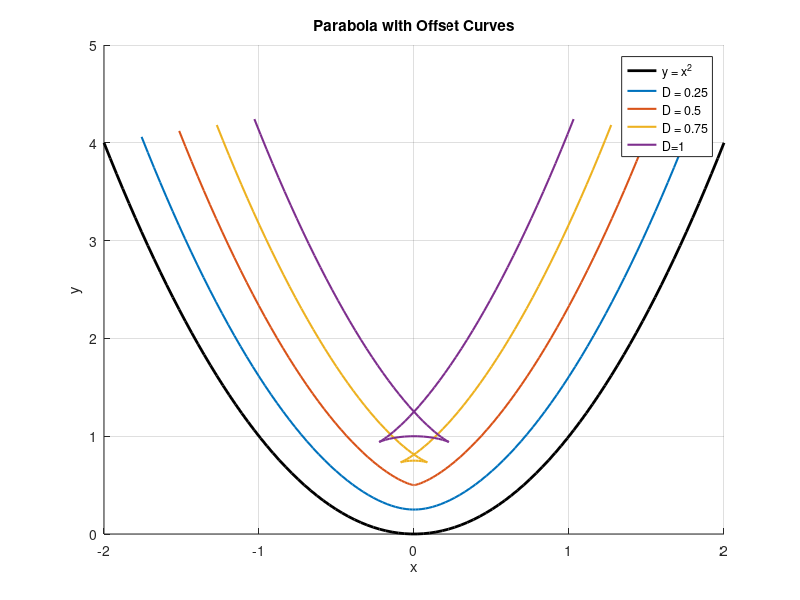
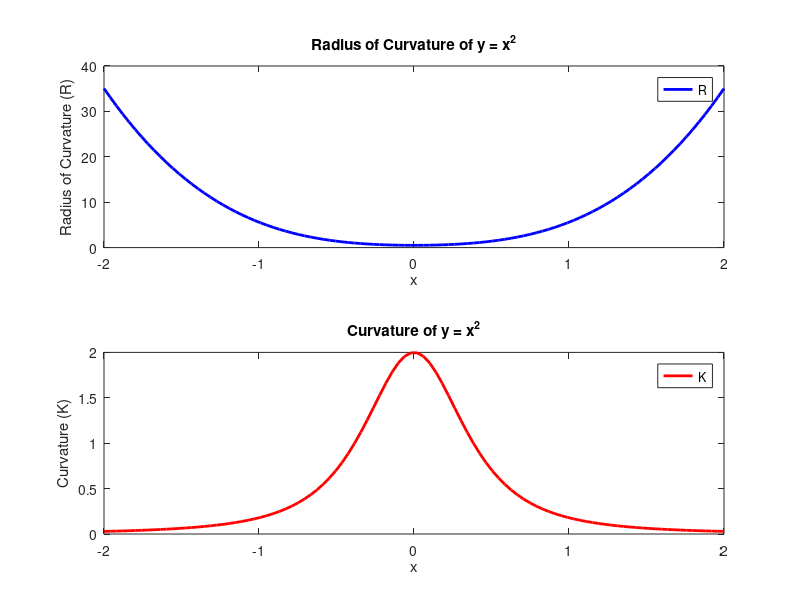
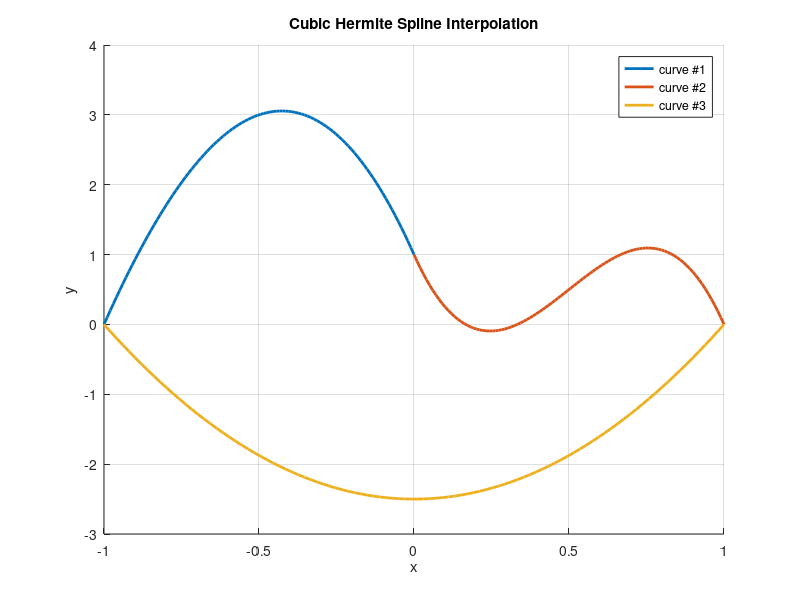

Write MATLAB code to recreate these figures, in order. (Note: this script raises an error after producing the figures.)
clear all;   % This clears all workspaces
close all;   % This closes all figures 
clc;         % This clears the command window
format long; 

%% Student name, ID number, and homework_number are required
name = 'Colleen Wang';
id = 'A16880246';
hw_num = 3;

%% Problem 1
x = linspace(-2, 2, 100);
y = x.^2;
offsets = [0.25 0.5 0.75 1];

figure(1); hold on; grid on;
plot(x, y, 'k-', 'LineWidth', 2);
for i = 1:length(offsets)
    D = offsets(i);
    x_offsets = x - 2*x./(sqrt(4*x.^2 + 1)) * D;
    y_offsets = y + 1./(sqrt(4*x.^2 + 1)) * D;
    plot(x_offsets, y_offsets, 'LineWidth', 1.5);
end
xlabel('x'); ylabel('y');
title('Parabola with Offset Curves');
legend('y = x^2','D = 0.25','D = 0.5','D = 0.75','D=1','Location','northeast');
p1a = 'See figure 1';


dy = 2*x; dy2 = 2;
K = dy2 ./ ((1 + dy.^2).^(3/2));
R = 1 ./ K;

figure(2); hold on;
subplot(2, 1, 1);
plot(x, R, 'b-', 'LineWidth', 2);
xlabel('x');
ylabel('Radius of Curvature (R)');
legend('R');
title('Radius of Curvature of y = x^2');

subplot(2, 1, 2);
plot(x, K, 'r-', 'LineWidth', 2);
xlabel('x');
ylabel('Curvature (K)');
legend('K');
title('Curvature of y = x^2');

p1b = 'See figure 2';

p1c = 'When the offset distance D exceeds the radius of curvature (R), the offset curves can self-intersect and create loops with sharp points. This can be seen by the curves of y=x^2 offset by a distance of D = 0.75 and D = 1 because as the curve moves "upwards", the radius of curvature is decreasing.';



%% Problem 2
x = {-1, 0, 0, 1, 1, -1};
y = {0, 1, 1, 0, 0, 0};
dydx = {10, -10, -10, -10, 5, -5};

% cubic hermite spline interpolation
figure (3); hold on;
for i = 1:3
    xi = [x{2*i-1}, x{2*i}];
    yi = [y{2*i-1}, y{2*i}];
    dydxi = [dydx{2*i-1}, dydx{2*i}];
    
    t = linspace(0, 1, 100);
    h00 = 2*t.^3 - 3*t.^2 + 1;
    h10 = t.^3 - 2*t.^2 + t;
    h01 = -2*t.^3 + 3*t.^2;
    h11 = t.^3 - t.^2;
    f = h00*yi(1) + h10*(xi(2)-xi(1))*dydxi(1) + h01*yi(2) + h11*(xi(2)-xi(1))*dydxi(2);
    
    plot(linspace(xi(1), xi(2), 100), f, 'LineWidth', 2);
end

% Formatting the Plot
title('Cubic Hermite Spline Interpolation');
xlabel('x');
ylabel('y');
legend('curve #1', 'curve #2', 'curve #3');
grid on;

p2 = 'See figure 3';



%% Problem 3
% Cam parameters
r_follower = 6e-3;      % [m] follower radius
r_prime = 0.02;         % [m] radius of prime circle
omega = 1000*2*pi/60;   % [rad/sec] convert CAM rotational speed from RPM to rad/sec
r_base = r_prime - r_follower;
dt = deg2rad(2);        % radial resolution [rad];

% Define various displacement profiles using symbolic math
syms theta beta L
dwell = 0;
polynomial = L*(10/beta^3*theta^3 - 15/beta^4*theta^4 + 6/beta^5*theta^5);
cycloidal = L*(theta/beta - 1/(2*pi)*sin(2*pi*theta/beta));
harmonic = (L/2)*(1 - cos((pi*theta)/beta));

% Note:
% v = dy/dt = dy/dtheta * omega
% a = d2y/dt2= d2y/dtheta2 * omega^2
% j = d3y/dt3 = d2y/dtheta3 * omega^3

% Generate cam surface for each section
% 3-4-5 polynomial rise (0 < theta < 110) 0mm to 10mm
L1 = 0.01; 
beta1 = deg2rad(110);
t1 = 0:dt:beta1;
y1 = subs(polynomial,{theta,beta,L},{t1,beta1,L1});
v1 = subs(diff(polynomial,theta)*omega,{theta,beta,L},{t1,beta1,L1});
a1 = subs(diff(polynomial,theta,2)*omega^2,{theta,beta,L},{t1,beta1,L1});
j1 = subs(diff(polynomial,theta,3)*omega^3,{theta,beta,L},{t1,beta1,L1});

% Dwell (110 < theta < 120)
L2 = L1; % constant displacement
beta2 = deg2rad(120);
t2 = beta1:dt:beta2;
y2 = y1(end) + subs(dwell,{theta,beta,L},{t2-t2(1),beta2-beta1,L2-L1});
v2 = subs(diff(dwell,theta)*omega,{theta,beta,L},{t2-t2(1),beta2-beta1,L2-L1});
a2 = subs(diff(dwell,theta,2)*omega^2,{theta,beta,L},{t2-t2(1),beta2-beta1,L2-L1});
j2 = subs(diff(dwell,theta,3)*omega^3,{theta,beta,L},{t2-t2(1),beta2-beta1,L2-L1});

% Cycloidal rise (120 < theta < 200) 10 mm to 20mm
L3 = 0.02;
beta3 = deg2rad(200);
t3 = beta2:dt:beta3;
y3 = y2(end) + subs(cycloidal,{theta,beta,L},{t3-t3(1),beta3-beta2,L3-L2});
v3 = subs(diff(cycloidal,theta)*omega,{theta,beta,L},{t3-t3(1),beta3-beta2,L3-L2});
a3 = subs(diff(cycloidal,theta,2)*omega^2,{theta,beta,L},{t3-t3(1),beta3-beta2,L3-L2});
j3 = subs(diff(cycloidal,theta,3)*omega^3,{theta,beta,L},{t3-t3(1),beta3-beta2,L3-L2});

% Dwell (200 < theta < 220)
L4 = L3; % constant displacement
beta4 = deg2rad(220);
t4 = beta3:dt:beta4;
y4 = y3(end) + subs(dwell,{theta,beta,L},{t4-t4(1),beta4-beta3,L4-L3});
v4 = subs(diff(dwell,theta)*omega,{theta,beta,L},{t4-t4(1),beta4-beta3,L4-L3});
a4 = subs(diff(dwell,theta,2)*omega^2,{theta,beta,L},{t4-t4(1),beta4-beta3,L4-L3});
j4 = subs(diff(dwell,theta,3)*omega^3,{theta,beta,L},{t4-t4(1),beta4-beta3,L4-L3});

% Harmonic (220 < theta < 340) 20mm to 0mm
L5 = 0;
beta5 = deg2rad(340);
t5 = beta4:dt:beta5;
y5 = y4(end) + subs(harmonic,{theta,beta,L},{t5-t5(1),beta5-beta4,L5-L4});
v5 = subs(diff(harmonic,theta)*omega,{theta,beta,L},{t5-t5(1),beta5-beta4,L5-L4});
a5 = subs(diff(harmonic,theta,2)*omega^2,{theta,beta,L},{t5-t5(1),beta5-beta4,L5-L4});
j5 = subs(diff(harmonic,theta,3)*omega^3,{theta,beta,L},{t5-t5(1),beta5-beta4,L5-L4});

% Dwell (340 < theta < 360)
L6 = L5; % constant displacement
beta6 = deg2rad(360);
t6 = beta5:dt:beta6;
y6 = y5(end) + subs(dwell,{theta,beta,L},{t6-t6(1),beta6-beta5,L6-L5});
v6 = subs(diff(dwell,theta)*omega,{theta,beta,L},{t6-t6(1),beta6-beta5,L6-L5});
a6 = subs(diff(dwell,theta,2)*omega^2,{theta,beta,L},{t6-t6(1),beta6-beta5,L6-L5});
j6 = subs(diff(dwell,theta,3)*omega^3,{theta,beta,L},{t6-t6(1),beta6-beta5,L6-L5});

% Combine all sections
t = [t1, t2, t3, t4, t5, t6];
dis = eval([y1, y2, y3, y4, y5, y6]);       % eval: convert symbolic type to double precision
vel = eval([v1, v2, v3, v4, v5, v6]);
acc = eval([a1, a2, a3, a4, a5, a6]);
jerk = eval([j1, j2, j3, j4, j5, j6]);

figure(4); hold on;    
subplot(4,1,1);
plot(rad2deg(t), dis*1000,'k');         % displacement
title('Displacement Profile');
xlabel('\theta [degrees]');
ylabel('displacement [mm]');
box on; grid on;
set(gca,'XTick',0:30:360); hold off;

subplot(4,1,2);
plot(rad2deg(t), vel*1000, 'k');        % velocity
title('Velocity Profile');
xlabel('\theta [degrees]');
ylabel('velocity [mm/s]');
box on; grid on;
set(gca,'XTick',0:30:360); hold off;

subplot(4,1,3);
plot(rad2deg(t), acc*1000, 'k');        % acceleration
title('Acceleration Profile');
xlabel('\theta [degrees]');
ylabel('acceleration [mm/s^2]'); 
box on; grid on;
set(gca,'XTick',0:30:360); hold off;

subplot(4,1,4);
plot(rad2deg(t), jerk*1000, 'k');       % jerk
title('Jerk Profile');
xlabel('\theta [degrees]');
ylabel('jerk [mm/s^3]'); 
box on; grid on;
set(gca,'XTick',0:30:360); hold off;

p3a = 'See figure 4';


% Define parameters
r_follower = 6e-3;        % [m] Follower radius
r_prime = 0.02;           % [m] Radius of prime circle
omega = 1000*2*pi/60;     % [rad/sec] Convert CAM rotational speed from RPM to rad/sec
r_base = r_prime - r_follower;  % [m] Base circle radius
dt = deg2rad(2);          % [rad] Radial resolution

% Angular domain
t = 0:dt:2*pi;            % Complete rotation in radians

% Initialize displacement array
dis = zeros(size(t));

% 3-4-5 Polynomial rise (0 to 110 degrees)
indices = t <= deg2rad(110);
dis(indices) = 10e-3 * (3 * (t(indices)/deg2rad(110)).^2 - 2 * (t(indices)/deg2rad(110)).^3);

% Dwell (110 to 120 degrees)
indices = t > deg2rad(110) & t <= deg2rad(120);
dis(indices) = dis(t == deg2rad(110));

% Cycloidal rise (120 to 200 degrees)
indices = t > deg2rad(120) & t <= deg2rad(200);
t_normalized = (t(indices) - deg2rad(120)) / (deg2rad(200) - deg2rad(120));
dis(indices) = 10e-3 + 10e-3 * (t_normalized - (sin(2*pi*t_normalized)/(2*pi)));

% Dwell (200 to 220 degrees)
indices = t > deg2rad(200) & t <= deg2rad(220);
dis(indices) = dis(t == deg2rad(200));

% Harmonic fall (220 to 340 degrees)
indices = t > deg2rad(220) & t <= deg2rad(340);
t_normalized = (t(indices) - deg2rad(220)) / (deg2rad(340) - deg2rad(220));
dis(indices) = 20e-3 * (1 - 0.5 * (1 - cos(pi * t_normalized)));

% Dwell (340 to 360 degrees)
indices = t > deg2rad(340) & t <= 2*pi;
dis(indices) = 0;

% Transform displacements to Cartesian coordinates
x_pitch = (r_prime + dis) .* sin(t);
y_pitch = (r_prime + dis) .* cos(t);

% Cam contour (accounting for the follower radius)
x_cam = (r_prime + dis + r_follower) .* sin(t);
y_cam = (r_prime + dis + r_follower) .* cos(t);

% Prime circle
x_prime = r_prime * sin(t);
y_prime = r_prime * cos(t);

% Base circle
x_base = r_base * sin(t);
y_base = r_base * cos(t);

% Plotting
figure(5); hold on;
plot(x_prime*1000, y_prime*1000, 'b-', 'DisplayName', 'Prime Circle','LineWidth',2);
plot(x_base*1000, y_base*1000, 'b--', 'DisplayName', 'Base Circle','LineWidth',2);
plot(x_pitch*1000, y_pitch*1000, 'r-', 'DisplayName', 'Pitch Curve','LineWidth',2);
plot(x_cam*1000, y_cam*1000, 'g-', 'DisplayName', 'Cam Contour','LineWidth',2);
legend show; axis equal; grid on;
xlabel('X Coordinate (mm)');
ylabel('Y Coordinate (mm)');
title('Cam Design Profile');

p3b = 'See figure 5';

% Define parameters
r_follower = 5e-3;        % [m] Follower radius
r_prime = 0.02;           % [m] Radius of prime circle
omega = 1000*2*pi/60;     % [rad/sec] Convert CAM rotational speed from RPM to rad/sec
dt = deg2rad(2);          % [rad] Radial resolution
t = 0:dt:2*pi;            % Complete rotation in radians

% Displacement profile initialization
dis = zeros(size(t));

% 3-4-5 Polynomial rise (0 to 110 degrees)
indices = t <= deg2rad(110);
dis(indices) = 10e-3 * (3 * (t(indices)/deg2rad(110)).^2 - 2 * (t(indices)/deg2rad(110)).^3);

% Dwell from 110 to 120 degrees and from 340 to 360 degrees
indices110_120 = t > deg2rad(110) & t <= deg2rad(120);
indices340_360 = t > deg2rad(340) & t <= 2*pi;
dis(indices110_120 | indices340_360) = dis(t == deg2rad(110));

% Cycloidal rise from 120 to 200 degrees
indices = t > deg2rad(120) & t <= deg2rad(200);
theta_rel = t(indices) - deg2rad(120);
T = deg2rad(200) - deg2rad(120);
dis(indices) = 10e-3 + 10e-3 * (theta_rel/T - sin(2*pi*theta_rel/T)/(2*pi));

% Dwell from 200 to 220 degrees
indices200_220 = t > deg2rad(200) & t <= deg2rad(220);
dis(indices200_220) = dis(t == deg2rad(200));

% Harmonic fall from 220 to 340 degrees
indices = t > deg2rad(220) & t <= deg2rad(340);
t_normalized = (t(indices) - deg2rad(220)) / (deg2rad(340) - deg2rad(220));
dis(indices) = 20e-3 * (1 - 0.5 * (1 - cos(pi * t_normalized)));

% Compute velocity using finite differences
vel = [0, diff(dis)] / dt;  % Simple approximation of derivative

% Calculate pressure angle phi
denom = sqrt(r_prime^2) .* dis;
denom(denom == 0) = 1e-6;  % Prevent division by zero
phi = atan((vel / omega) ./ denom);

% Plotting
figure(6); clf; hold on;
plot(rad2deg(t), rad2deg(phi), 'k');       % Pressure angle
tmp = [rad2deg(t) fliplr(rad2deg(t))];
patch(tmp, [-30*ones(1,numel(t)) 30*ones(1,numel(t))], 'b','FaceAlpha', 0.2);
ylabel('\phi [degrees]'); 
xlabel('\theta [degrees]');
axis tight; box on; grid on;
set(gca, 'XTick', 0:30:360, 'XTickLabel', 0:30:360);
hold off;

p3c = 'See figure 6';
p3d = 'This is not a good CAM design because of the acceleration and jerk discontinuities. It can be amended by modifying the cam profile to smooth transitions between phases.';
